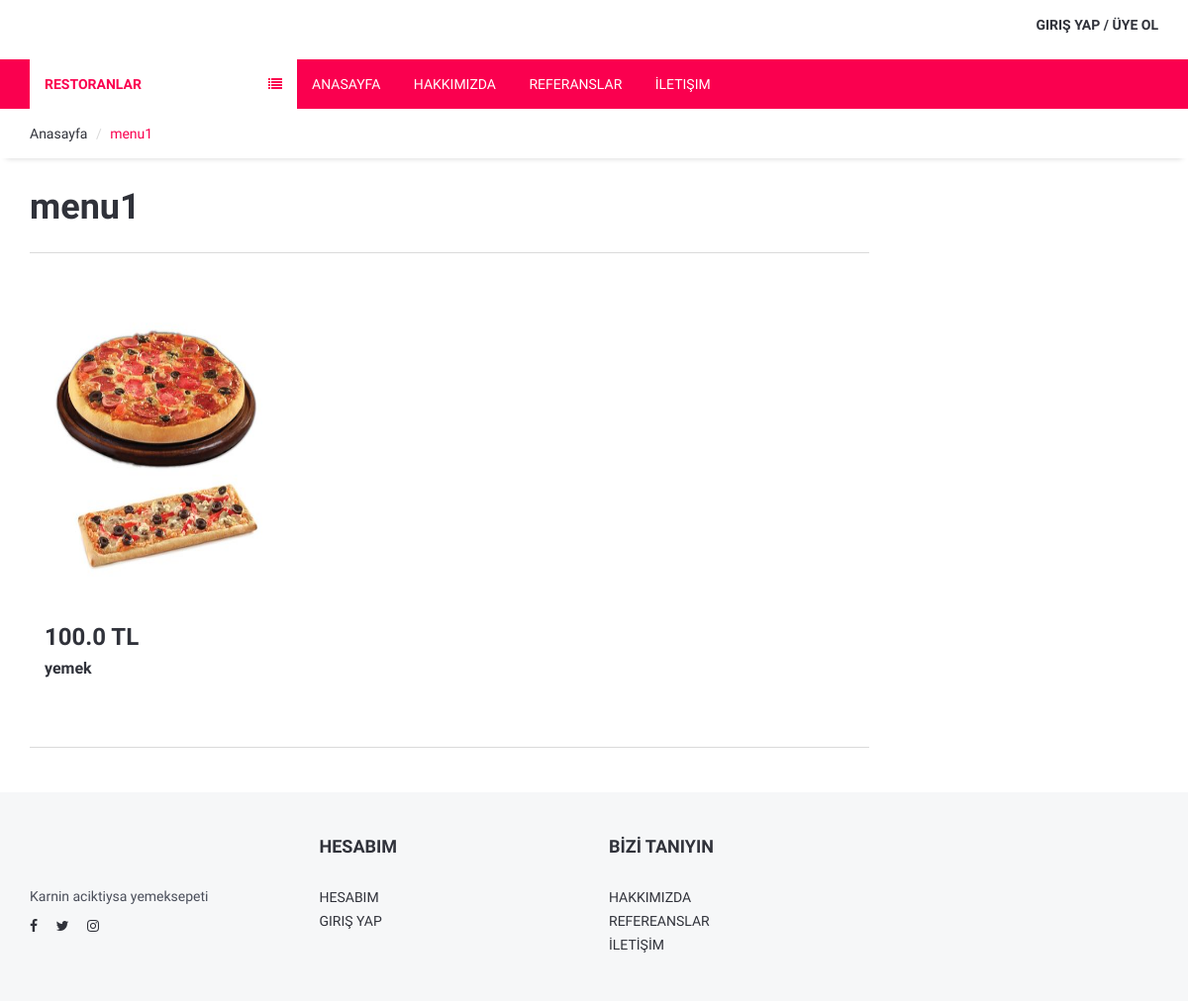
The app's page /category/14/Menuu-1/ with its own data.
### product/models.py (models this page shows, shortened)
class Category(MPTTModel):
    STATUS = (
        ('True', 'Evet'),
        ('False', 'Hayir'),
    )
    title = models.CharField(max_length=100)
    keywords = models.CharField(blank=True, max_length=255)
    description = models.CharField(blank=True, max_length=255)
    image = models.ImageField(blank=True, upload_to='images/')
    status = models.CharField(max_length=10, choices=STATUS)
    slug = models.SlugField(null=False, unique=True)
    parent = TreeForeignKey('self', blank=True, null=True, related_name='children', on_delete=models.CASCADE)
    create_at = models.DateTimeField(auto_now_add=True)
    update_at = models.DateTimeField(auto_now=True)
    class MPTTMeta:
        order_insertion_by = ['title']
    def image_tag(self):
        return mark_safe('<img src="{}" height="50"/>'.format(self.image.url))
    image_tag.short_description = 'Image'

class Product(models.Model):
    STATUS = (
        ('True', 'Evet'),
        ('False', 'Hayir'),
    )
    category = models.ForeignKey(Category, on_delete=models.CASCADE)
    title = models.CharField(max_length=150)
    keywords = models.CharField(blank=True, max_length=255)
    description = models.CharField(blank=True, max_length=255)
    image = models.ImageField(blank=True, upload_to='images/')
    price = models.FloatField()
    amount = models.IntegerField()
    detail = models.TextField()
    slug = models.SlugField(null=False, unique=True)
    status = models.CharField(max_length=10, choices=STATUS)
    create_at = models.DateTimeField(auto_now_add=True)
    update_at = models.DateTimeField(auto_now=True)
    def image_tag(self):
        return mark_safe('<img src="{}" height="50"/>'.format(self.image.url))
    image_tag.short_description = 'Image'

### home/models.py (models this page shows, shortened)
class Setting(models.Model):
    STATUS = (
        ('True', 'Evet'),
        ('False', 'Hayir'),
    )
    title = models.CharField(max_length=150)
    keywords = models.CharField(max_length=255)
    description = models.CharField(max_length=255)
    company = models.CharField(max_length=50)
    address = models.CharField(blank=True, max_length=100)
    phone = models.CharField(blank=True, max_length=15)
    fax = models.CharField(blank=True, max_length=15)
    email = models.CharField(blank=True, max_length=50)
    smtpserver = models.CharField(blank=True, max_length=20)
    smtpemail = models.CharField(blank=True, max_length=20)
    smtppassword = models.CharField(blank=True, max_length=10)
    smtpport = models.CharField(blank=True, max_length=5)
    icon = models.ImageField(blank=True, upload_to='images/')
    facebook = models.CharField(blank=True, max_length=50)
    instagram = models.CharField(blank=True, max_length=50)
    twitter = models.CharField(blank=True, max_length=50)
    aboutus = models.TextField(blank=True)
    contact = models.TextField(blank=True)
    references = models.TextField(blank=True)
    status = models.CharField(max_length=10, choices=STATUS)
    create_at = models.DateTimeField(auto_now_add=True)
    update_at = models.DateTimeField(auto_now=True)

### home/views.py (the view)
# urls.py: path('category/<int:id>/<slug:slug>/', views.category_product, name='category_products'),
def category_product(request,id,slug):
    setting = Setting.objects.get(pk=1)
    category = Category.objects.all()
    categorydata = Category.objects.get(pk=id)
    products = Product.objects.filter(category_id=id)
    context = {'products': products, 'category': category, 'categorydata': categorydata, 'setting': setting,}
    return render(request, 'products.html', context)

### home/templates/products.html (shortened to what this page needs)
{% extends "homebase.html" %}
{% block sidebar %}
    {% include "sidebar.html" %}
{% endblock %}
{% block content %}
	<div id="breadcrumb">
		<div class="container">
			<ul class="breadcrumb">
				<li><a href="/">Anasayfa</a></li>
				<li class="active">{{ categorydata.title }} </li>
			</ul>
		</div>
	</div>
	<div class="section">
		<div class="container">
			<div class="row">
				<div id="main" class="col-md-9">
					<div class="store-filter clearfix">
						<div class="pull-left">
						<h1>{{ categorydata.title }}</h1>
						</div>
					</div>
					<div id="store">
						<div class="row">
                            {% for rs in products %}
							<div class="col-md-4 col-sm-6 col-xs-6">
								<div class="product product-single">
									<div class="product-thumb">
										<img src="{{ rs.image.url }}" alt="" style="height: 300px">
									</div>
									<div class="product-body">
										<h3 class="product-price">{{ rs.price }} TL</h3>
										<h2 class="product-name"><a href="/product/{{ rs.id }}/{{ rs.slug }}">{{ rs.title}}</a></h2>
									</div>
								</div>
							</div>
                            {% endfor %}
						</div>
					</div>
				</div>
            </div>
		</div>
	</div>
{% endblock %}

### home/templates/footer.html (shortened to what this page needs)
{% load static %}
	<footer id="footer" class="section section-grey">
		<div class="container">
			<div class="row">
				<div class="col-md-3 col-sm-6 col-xs-6">
					<div class="footer">
						<div class="footer-logo">
						</div>
						<p>{{ setting.description }}</p>
						<ul class="footer-social">
							<li><a href="{{setting.facebook}}"><i class="fa fa-facebook"></i></a></li>
							<li><a href="{{setting.twitter}}"><i class="fa fa-twitter"></i></a></li>
							<li><a href="{{setting.instagram}}"><i class="fa fa-instagram"></i></a></li>
						</ul>
					</div>
				</div>
				<div class="col-md-3 col-sm-6 col-xs-6">
					<div class="footer">
						<h3 class="footer-header">Hesabım</h3>
						<ul class="list-links">
							<li><a href="/user/">Hesabim</a></li>
							<li><a href="/login/">Giriş Yap</a></li>
						</ul>
					</div>
				</div>
				<div class="col-md-3 col-sm-6 col-xs-6">
					<div class="footer">
						<h3 class="footer-header">bİzİ tanıyın</h3>
						<ul class="list-links">
							<li><a href="/hakkimizda">HAKKIMIZDA</a></li>
							<li><a href="/referanslar">REFEREANSLAR</a></li>
							<li><a href="/iletisim">İLETİŞİM</a></li>
						</ul>
					</div>
				</div>
			</div>
		</div>
	</footer>

### home/static/css/style.css (style rules this page uses)
body { font-family: 'Hind', sans-serif; color: #4A4E5A; overflow-x: hidden; }
h1, h2, h3, h4, h5, h6 { color: #30323A; margin: 0 0 10px; font-weight: 700; }
a { color: #30323A; -webkit-transition: 0.3s color; transition: 0.3s color; }
ul, ol { margin: 0; padding: 0; list-style: none }
.list-links li>a { position: relative; display: inline-block; text-transform: uppercase; padding: 2px 0px; -webkit-transition: 0.3s all; transition: 0.3s all; }
.list-links li>a:before { content: "\f105"; position: absolute; left: 0px; font-family: FontAwesome; -webkit-transform: translateX(-10px); -ms-transform: translateX(-10px); transform: translateX(-10px); opacity: 0; visibility: hidden; -webkit-transition: 0.3s all; transition: 0.3s all; }
.section { padding-top: 30px; padding-bottom: 30px; }
.section-grey { background: #F6F7F8; }
#breadcrumb { -webkit-box-shadow: 0px 6px 6px -6px rgba(0, 0, 0, 0.175); box-shadow: 0px 6px 6px -6px rgba(0, 0, 0, 0.175); }
.breadcrumb { background-color: transparent; border: none; border-radius: 0px; padding: 15px 0px; margin: 0; }
.breadcrumb>.active { color: #fa004f; }
.breadcrumb>li+li:before { color: #DADADA; }
.product.product-single { margin-top: 15px; margin-bottom: 15px; -webkit-transition: 0.3s all; transition: 0.3s all; }
.product.product-single .product-thumb { position: relative; margin-bottom: 15px; }
.product.product-single .product-thumb>img { width: 100%; }
.product.product-single .product-thumb:after { content: ""; position: absolute; top: 0; left: 0; right: 0; bottom: 0; background-color: #FFF; opacity: 0; visibility: hidden; z-index: 0; -webkit-transition: 0.3s all; transition: 0.3s all; }
.product.product-single .product-body { padding: 15px; }
.product.product-single .product-price { display: inline-block; }
.product.product-single .product-name { font-size: 16px; }
#store { margin-top: 15px; padding-top: 30px; border-top: 1px solid #DADADA; margin-bottom: 15px; padding-bottom: 30px; border-bottom: 1px solid #DADADA; }
.footer { margin: 15px 0px; }
.footer .footer-header { font-size: 18px; text-transform: uppercase; margin-bottom: 30px; }
.footer-logo { margin-bottom: 30px; }
.footer-social>li { display: inline-block; margin-right: 15px; margin-bottom: 6px; }
.footer-social>li:last-child { margin-right: 0px; }

### records on screen
Category: title "menu1"
Product: image (picture), price "100.0", title "yemek"
Setting: description "Karnin aciktiysa yemeksepeti"
